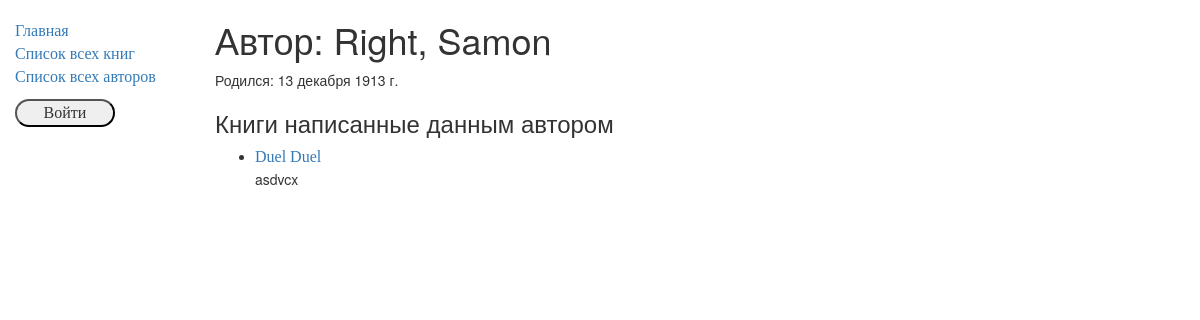
/catalog/author/3, run on an earlier commit of the app's database.
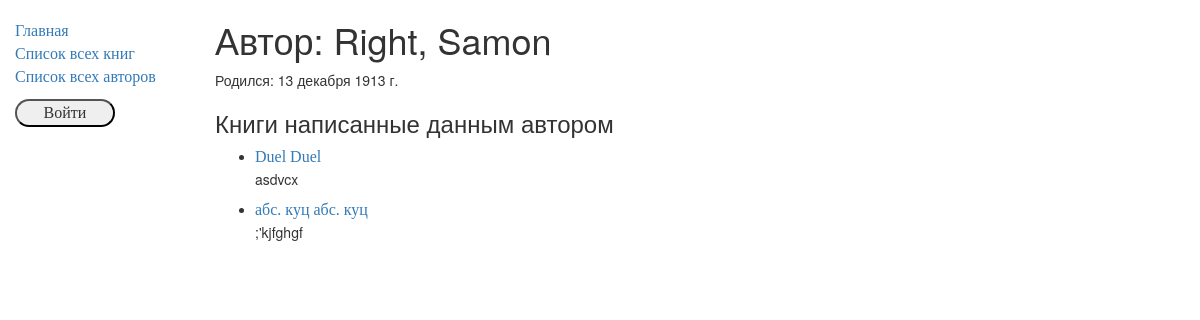
And on a later commit of the database.
### catalog/models.py (models this page shows, shortened)
class Book(models.Model):
    title = models.CharField(max_length=200)
    author = models.ForeignKey('Author', on_delete=models.SET_NULL, null=True)
    summary = models.TextField(max_length=1000, help_text="Enter a brief description of the book")
    isbn = models.CharField('ISBN', max_length=13, help_text='13 Character <a href="https://www.isbn-international.org/content/what-isbn">ISBN number</a>')
    genre = models.ManyToManyField(Genre, help_text="Select a genre for this book")
    def display_genre(self):
        return ','.join([ genre.name for genre in self.genre.all()[:3]])
    display_genre.short_description = 'Genre'
    def __str__(self):
        return self.title

### catalog/views.py (the view, shortened to what this page needs)
# urls.py: re_path(r'^author/(?P<pk>\d+)$', views.AuthorDetailView.as_view(), name='author-detail'),
class AuthorDetailView(generic.DetailView):
    model = Author
    paginate_by = 2
    def get_context_data(self, **kwargs):
        context = super().get_context_data(**kwargs)
        context['books'] = Book.objects.filter(author=self.object)
        return context

### catalog/models.py (called while the page is built)
    def __str__(self):
        return '%s, %s' % (self.last_name, self.first_name)

### catalog/templates/catalog/author_detail.html
{% extends "base_generic.html" %}
{% block content %}
  <h1>Автор: {{ author }}</h1>
  <p>Родился: {{ author.date_of_birth }}</p>
  <h3>Книги написанные данным автором</h3>
  <ul>
    {% for book in books %}
      <li>
        <a href="{% url 'book-detail' book.pk %}">{{ book.title }} {{ book }}</a>
      </li>
    <p>{{ book.summary }}</p>
    {% empty %}
      <li>Автор не имеет книг</li>
    {% endfor %}
  </ul>
{% endblock %}

What changed in the data, as far as the page shows it:
added Book: title "абс. куц", summary ";'kjfghgf"
